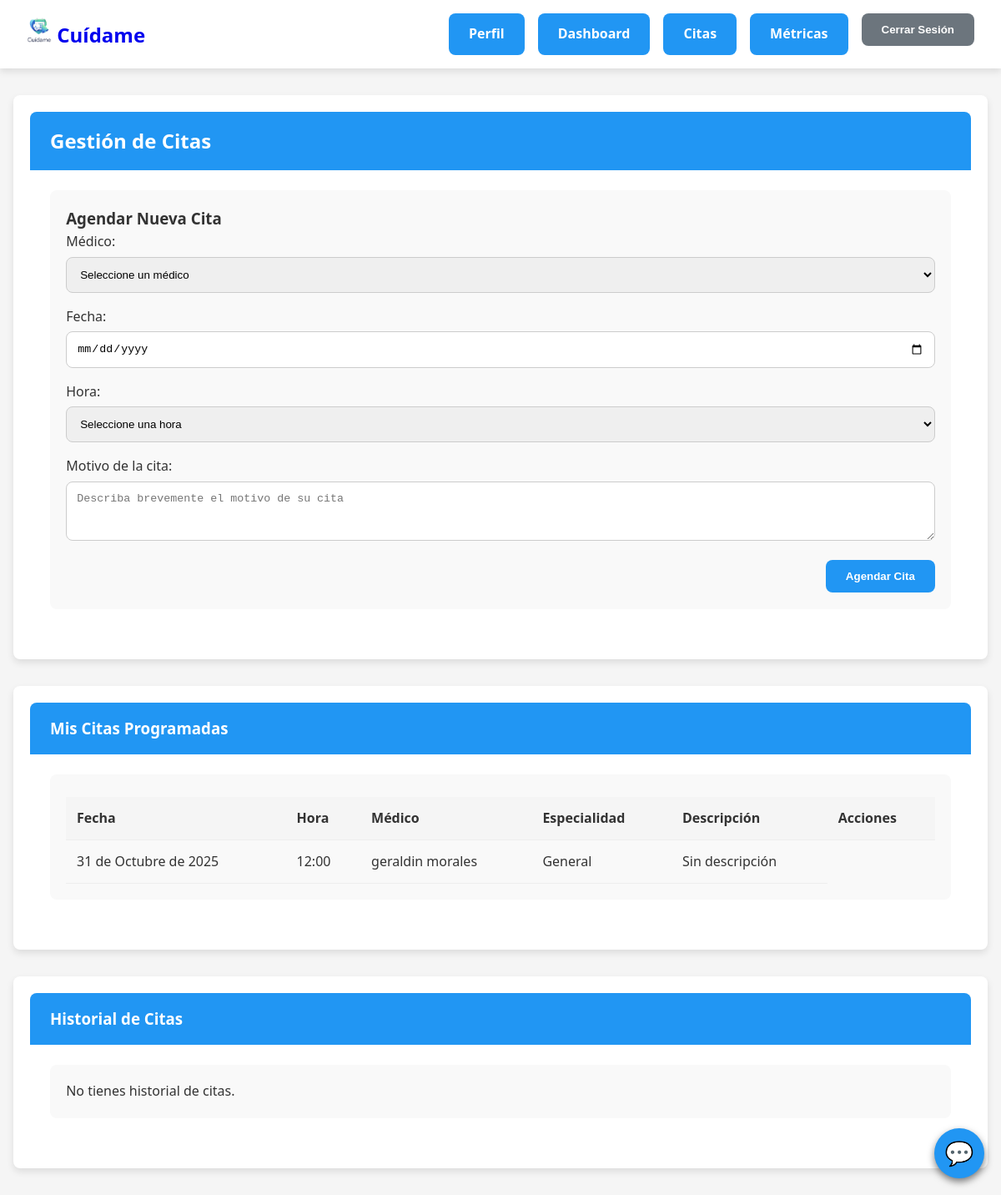
The page /dashboard/paciente/citas/ (signed in) on the database as committed earlier.
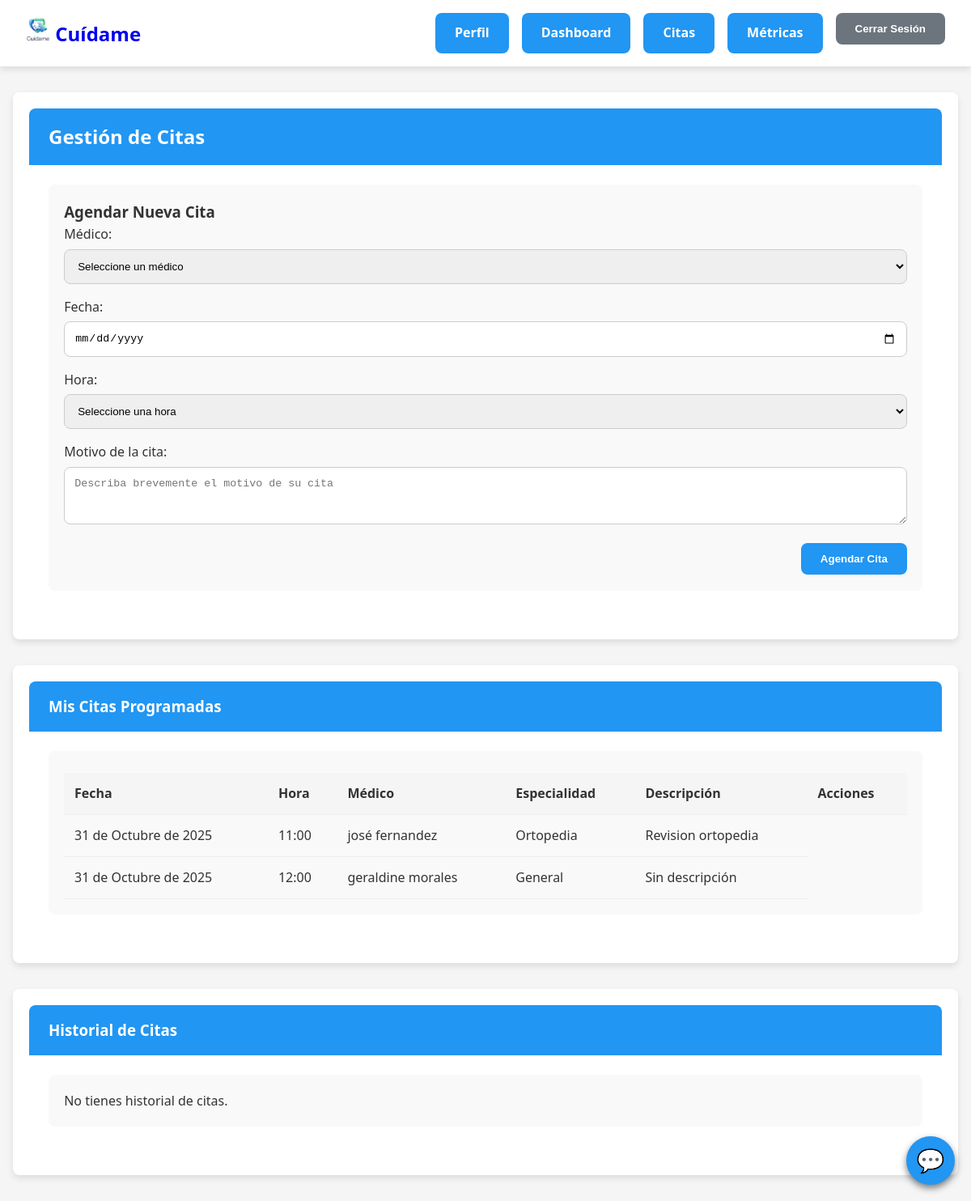
The same page on the database as committed later.
### main/models.py (models this page shows, shortened)
class Cita(models.Model):
    medico = models.ForeignKey(Medico, on_delete=models.CASCADE)
    paciente = models.ForeignKey(Paciente, on_delete=models.CASCADE)
    fecha = models.DateField()
    hora = models.TimeField()
    description = models.TextField(blank=True, null=True)

class Medico(models.Model):
    SPECIALIZATION_CHOICES = [
        ('Dermatología', 'Dermatólogo'),
        ('Neurocirugía', 'Neurocirujano'),
        ('Ortopedia', 'Ortopedista'),
        ('General', 'Médico General'),
    ]
    user = models.OneToOneField(User, on_delete=models.CASCADE)
    especializacion = models.CharField(choices=SPECIALIZATION_CHOICES, default="General")

class User(AbstractUser):
    id_number = models.CharField(max_length=20, unique=True)
    phone_number = models.CharField(max_length=15, blank=True, null=True)
    address = models.CharField(max_length=255, blank=True, null=True)
    birth_date = models.DateField(blank=True, null=True)
    def is_paciente(self):
        return hasattr(self, 'paciente')

### main/views.py (the view, shortened to what this page needs)
# urls.py: path('dashboard/paciente/citas/', paciente_citas, name='paciente_citas'),
@login_required
def paciente_citas(request):
    paciente = request.user.paciente
    citas = Cita.objects.filter(paciente=paciente).order_by('fecha', 'hora')
    medicos = Medico.objects.all()
    context = {
        'citas': citas,
        'medicos': medicos
    }
    return render(request, 'main/paciente_citas.html', context)

### main/templates/main/paciente_citas.html (shortened to what the changed rows need)
{% extends 'base.html' %}
{% load static %}
{% block extra_css %}
<link rel="stylesheet" href="{% static 'css/dashboard_pacientes.css' %}">
{% endblock %}
{% block content %}
<div class="dashboard-container">
    <section class="dashboard-section">
        <div class="section-header">
            <h2>Gestión de Citas</h2>
        </div>
    </section>
    <section class="dashboard-section">
        <div class="section-content">
            <div class="info-card">
                {% if citas %}
                    <table class="citas-table">
                        <thead>
                            <tr>
                                <th>Fecha</th>
                                <th>Hora</th>
                                <th>Médico</th>
                                <th>Especialidad</th>
                                <th>Descripción</th>
                                <th>Acciones</th>
                            </tr>
                        </thead>
                        <tbody>
                            {% for cita in citas %}
                            <tr>
                                <td>{{ cita.fecha }}</td>
                                <td>{{ cita.hora }}</td>
                                <td>{{ cita.medico.user.first_name }} {{ cita.medico.user.last_name }}</td>
                                <td>{{ cita.medico.especializacion }}</td>
                                <td>{{ cita.description|default:"Sin descripción" }}</td>
                            </tr>
                            {% endfor %}
                        </tbody>
                    </table>
                {% else %}
                    <p>No tienes citas programadas.</p>
                {% endif %}
            </div>
        </div>
    </section>
</div>
{% endblock %}

Rows that differ between the two databases and show on the page:
added Cita: fecha "31 de Octubre de 2025", hora "11:00", medico.user.first_name "josé", medico.user.last_name "fernandez", medico.especializacion "Ortopedia", description "Revision ortopedia"
changed through a linked row, Cita "Sin descripción": medico.user.first_name "geraldin" → "geraldine"
